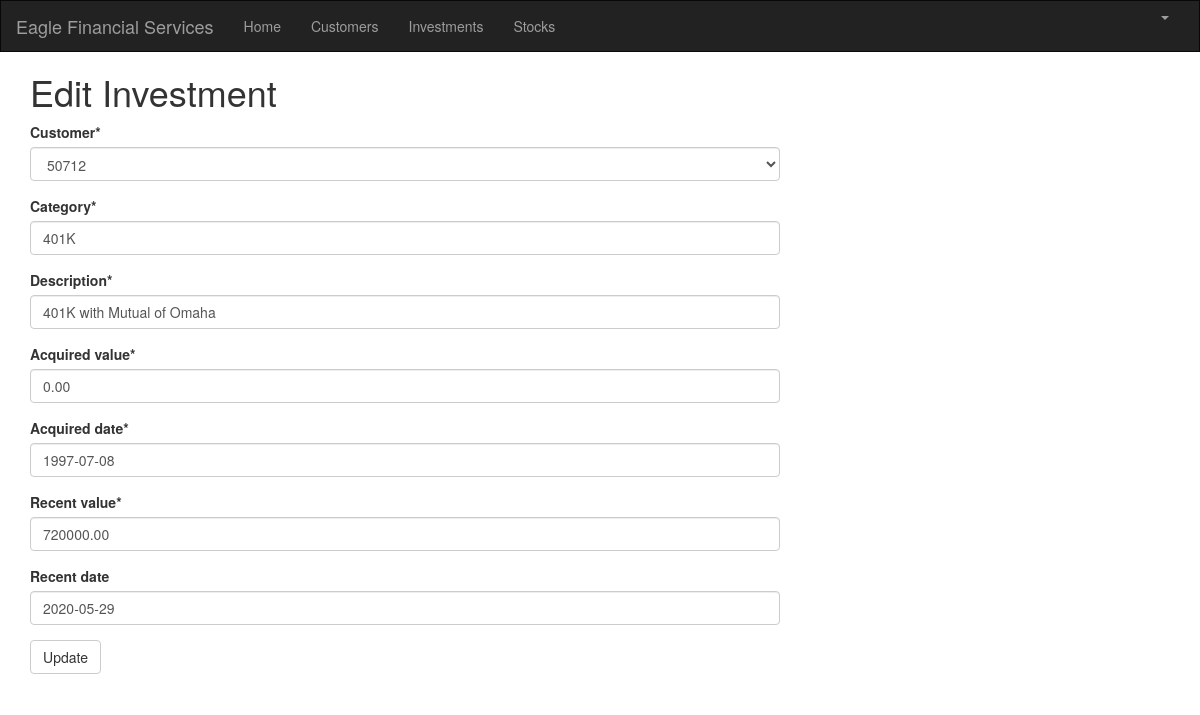
/investment/4/edit/ (signed in), run on the app's committed database.
### portfolio/models.py (models this page shows, shortened)
class Investment(models.Model):
    customer = models.ForeignKey(Customer, on_delete=models.CASCADE, related_name='investments')
    category = models.CharField(max_length=50)
    description = models.CharField(max_length=200)
    acquired_value = models.DecimalField(max_digits=10, decimal_places=2)
    acquired_date = models.DateField(default=timezone.now)
    recent_value = models.DecimalField(max_digits=10, decimal_places=2)
    recent_date = models.DateField(default=timezone.now, blank=True, null=True)

### portfolio/views.py (the view)
# urls.py: path('investment/<int:pk>/edit/', views.investment_edit, name='investment_edit'),
@login_required
def investment_edit(request, pk):
   investment = get_object_or_404(Investment, pk=pk)
   if request.method == "POST":
       form = InvestmentForm(request.POST, instance=investment)
       if form.is_valid():
           investment = form.save()
           investment.updated_date = timezone.now()
           investment.save()
           investments = Investment.objects.filter(acquired_date__lte=timezone.now())
           return render(request, 'portfolio/investment_list.html', {'investments': investments})
   else:
       form = InvestmentForm(instance=investment)
   return render(request, 'portfolio/investment_edit.html', {'form': form})

### portfolio/forms.py
class InvestmentForm(forms.ModelForm):
   class Meta:
       model = Investment
       fields = ('customer', 'category', 'description', 'acquired_value', 'acquired_date', 'recent_value',
       'recent_date',)

### portfolio/models.py (called while the page is built)
    def __str__(self):
        return str(self.cust_number)

### portfolio/templates/portfolio/investment_edit.html
{% extends 'portfolio/base.html' %}
{% load crispy_forms_tags %}
{% block content %}
<h1>Edit Investment</h1>
<form method="POST" class="investment-form">{% csrf_token %}
    {{ form|crispy }}
    <button type="submit" class="save btn btn-default">Update</button>
</form>
{% endblock %}

### data on the page
Investment: customer "50712", category "401K", description "401K with Mutual of Omaha", acquired_value "0.00", acquired_date "1997-07-08", recent_value "720000.00", recent_date "2020-05-29"
